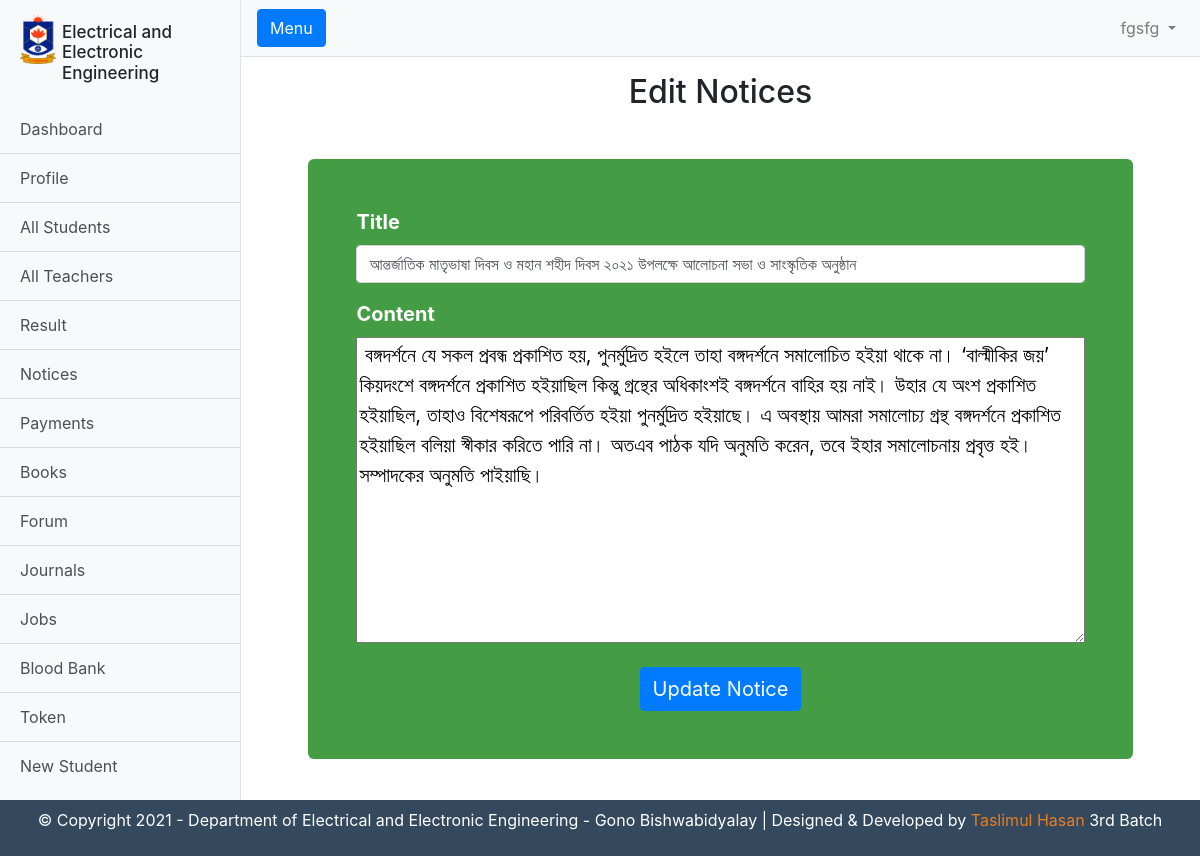
Page /admin/editnotice.php?id=658839425 (signed in) on the committed database.
### tables this page shows
CREATE TABLE `teachers` (
  `id` int(11) NOT NULL,
  `full_name` varchar(255) DEFAULT NULL,
  `fathers_name` varchar(255) DEFAULT NULL,
  `mothers_name` varchar(255) DEFAULT NULL,
  `dob` date NOT NULL,
  `gender` varchar(255) DEFAULT NULL,
  `present_adress` varchar(255) DEFAULT NULL,
  `permanent_adress` varchar(255) DEFAULT NULL,
  `blood_group` varchar(255) DEFAULT NULL,
  `my_phone_number` varchar(255) DEFAULT NULL,
  `position` varchar(255) NOT NULL,
  `email` varchar(255) DEFAULT NULL,
  `password` varchar(255) DEFAULT NULL,
  `img` varchar(255) NOT NULL
);

CREATE TABLE `notices` (
  `id` int(11) NOT NULL,
  `title` varchar(266) NOT NULL,
  `content` longtext NOT NULL,
  `auther` varchar(255) NOT NULL,
  `date` varchar(255) NOT NULL,
  `noticeid` varchar(255) NOT NULL,
  `files` varchar(255) NOT NULL
);

### admin/logic.php (called while the page is built)
<?php
$email= $_SESSION["email"];
$dbmain = $connection -> query("SELECT * FROM teachers WHERE email = '$email'");
$db = mysqli_fetch_array($dbmain);
?>

### admin/editnotice.php (the view, shortened to what this page needs)
<?php require_once("templete-parts/header.php") ;
$noticeid= $_GET['id'];
$dbj = mysqli_query($connection, "SELECT * FROM notices WHERE noticeid='$noticeid'");
$dbmain0 = mysqli_fetch_array($dbj);
$des = $dbmain0['content'];
$tit = $dbmain0['title'];
?>
        <div class="container-fluid">
            <h2 class= "m-3 text-center" >Edit Notices</h2>
        </div>
      <div class="row mt-5">
            <div class="col-md-10 m-auto p-5 login ">
                <form method="POST">
                    <div class="mb-3">
                        <label class="form-label">Title</label>
                        <input type="text" class="form-control" id="examroll" name="title" value="<?php echo $tit;?>">
                    </div>
                    <div class="mb-3">
                        <label class="form-label">Content</label>
                        <textarea name="content" id="" cols="30" rows="10"> <?php echo $des;?></textarea>
                    </div>
                    <div class="logaction center ">
                        <button type="submit" name="create-notice" class="btn btn-primary login-btn">Update Notice</button>
                    </div>
                </form>
            </div>
         </div>
         <?php require_once("templete-parts/footer.php") ?>

### admin/templete-parts/header.php (shortened to what this page needs)
<?php
require_once("../rprocess.php");
require_once("./logic.php");
?>
<!DOCTYPE html>
<html lang="en">
<head>
  <link href="vendor/bootstrap/css/bootstrap.min.css" rel="stylesheet">
  <link href="css/sidebar.css" rel="stylesheet">
  <link rel="stylesheet" href="style.css" class="css">
</head>
<body>
  <div class="d-flex" id="wrapper">
    <div class="bg-light border-right" id="sidebar-wrapper">
      <div class="sidebar-heading">
        <img src="img/logo.png" alt="" class="logo">
        <h1 class="head">Electrical and Electronic Engineering</h1>
      </div>
      <div class="list-group list-group-flush">
        <a href="index.php" class="list-group-item list-group-item-action bg-light">Dashboard</a>
        <a href="profile.php" class="list-group-item list-group-item-action bg-light">Profile</a>
        <a href="students.php" class="list-group-item list-group-item-action bg-light">All Students</a>
        <a href="teachers.php" class="list-group-item list-group-item-action bg-light">All Teachers</a>
        <a href="result.php" class="list-group-item list-group-item-action bg-light">Result</a>
        <a href="notices.php" class="list-group-item list-group-item-action bg-light">Notices</a>
        <a href="payments.php" class="list-group-item list-group-item-action bg-light">Payments</a>
        <a href="books.php" class="list-group-item list-group-item-action bg-light">Books</a>
        <a href="forum.php" class="list-group-item list-group-item-action bg-light">Forum</a>
        <a href="journal.php" class="list-group-item list-group-item-action bg-light">Journals</a>
        <a href="jobs.php" class="list-group-item list-group-item-action bg-light">Jobs</a>
        <a href="blood.php" class="list-group-item list-group-item-action bg-light">Blood Bank</a>
        <a href="token.php" class="list-group-item list-group-item-action bg-light">Token</a>
        <a href="new_student.php" class="list-group-item list-group-item-action bg-light">New Student</a>
      </div>
    </div>
    <div id="page-content-wrapper">
      <nav class="navbar navbar-expand-lg navbar-light bg-light border-bottom">
        <button class="btn btn-primary" id="menu-toggle">Menu</button>
        <div class="collapse navbar-collapse" id="navbarSupportedContent">
          <ul class="navbar-nav ml-auto mt-2 mt-lg-0">
            <li class="nav-item dropdown">
              <a class="nav-link dropdown-toggle" href="#" id="navbarDropdown" role="button" data-toggle="dropdown" aria-haspopup="true" aria-expanded="false">
                <?php echo $db["full_name"];?>
              </a>
            </li>
          </ul>
        </div>
      </nav>

### admin/css/sidebar.css (style rules this page uses)
#wrapper { overflow-x: hidden; }
#sidebar-wrapper { min-height: 100vh; margin-left: -15rem; -webkit-transition: margin .25s ease-out; -moz-transition: margin .25s ease-out; -o-transition: margin .25s ease-out; transition: margin .25s ease-out; }
#sidebar-wrapper .sidebar-heading { padding: 0.875rem 1.25rem; font-size: 1.2rem; }
#sidebar-wrapper .list-group { width: 15rem; }
#page-content-wrapper { min-width: 100vw; }
@media (min-width: 768px) { #sidebar-wrapper { margin-left: 0; } }
@media (min-width: 768px) { #page-content-wrapper { min-width: 0; width: 100%; } }

### admin/style.css (style rules this page uses)
.logo { max-height: 50px; float: left; max-width: 3vw; }
.head { float: left; font-size: 17px; overflow: hidden; max-width: 11vw; margin-left: .5vw; margin-top: 1vh; }
.sidebar-heading { padding-right: 0px !important; overflow: hidden; }
.center { text-align: center !important; }
.login { background-color: #449D44; font-size: 20px; color:white; font-weight: bold; border-radius: 6px; }
.login-btn { font-size: 20px; text-transform: capitalize; }
textarea { width:100%; }

### rows in the picture
teachers: full_name "fgsfg"
notices: title "আন্তর্জাতিক মাতৃভাষা দিবস ও মহান শহীদ দিবস ২০২১ উপলক্ষে আলোচনা সভা ও সাংস্কৃতিক অনুষ্ঠান", content "বঙ্গদর্শনে যে সকল প্রবন্ধ প্রকাশিত হয়, পুনর্মুদ্রিত হইলে তাহা বঙ্গদর্শনে সমালোচিত হইয়া থাকে না। ‘বাল্মীকির জয়’ কিয়দংশে বঙ্গদর্শনে প্রকাশিত হইয়াছিল কিন্তু গ্রন্থের অধিকাংশই বঙ্গদর্শনে বাহির হয় নাই। উহার যে অংশ প্রকাশিত হইয়াছিল, তাহাও বিশেষরূপে পরিবর্তিত হইয়া পুনর্মুদ্রিত হইয়াছে। এ অবস্থায় আমরা সমালোচ্য গ্রন্থ বঙ্গদর্শনে প্রকাশিত হইয়াছিল বলিয়া স্বীকার করিতে পারি না। অতএব পাঠক যদি অনুমতি করেন, তবে ইহার সমালোচনায় প্রবৃত্ত হই। সম্পাদকের অনুমতি পাইয়াছি।"
